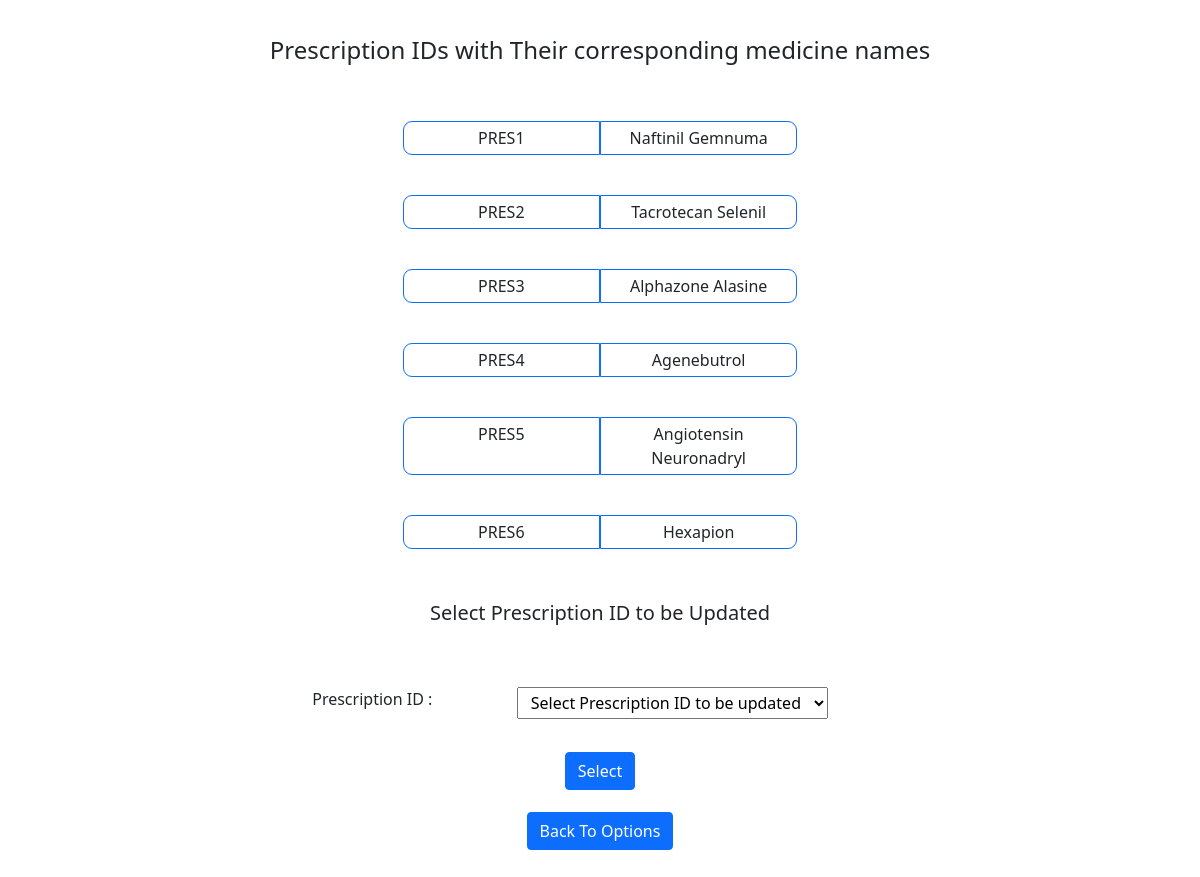
/admin/update-pres.php, run on the app's committed database.
### tables this page shows
CREATE TABLE `prescription` (
  `pres_id` varchar(15) NOT NULL,
  `medicine` varchar(255) NOT NULL,
  `pres_cat` varchar(255) NOT NULL,
  `pres_doc` varchar(15) NOT NULL,
   
  PRIMARY KEY (`pres_id`),
  CONSTRAINT FK_prescription_cat FOREIGN KEY (`pres_cat`) REFERENCES `category`(`cat_type`) ON DELETE CASCADE ON UPDATE CASCADE,
  CONSTRAINT FK_prescription_doc FOREIGN KEY (`pres_doc`) REFERENCES `doctor`(`doc_id`) ON DELETE CASCADE ON UPDATE CASCADE
);

### admin/update-pres.php (the view, shortened to what this page needs)
<!DOCTYPE html>
<html>
    <head>
        <link href="https://cdn.jsdelivr.net/npm/bootstrap@5.0.0-beta1/dist/css/bootstrap.min.css" rel="stylesheet">
        <link rel="stylesheet" href="">
    </head>
    <body class="text-center">
        <h4 class="up-head" style="margin: 3% 0;">Prescription IDs with Their corresponding medicine names</h4>
        <?php
            include('../dbconnection.php');
            $query = "SELECT * FROM `prescription`";
            $run = mysqli_query($conn, $query);
            while($data = mysqli_fetch_assoc($run)) {
                ?>
                <div class="container-fluid p-3 bg-white details-container">
                    <div class="row p-1 justify-content-center row-container">
                        <div class="col-2 p-1 border border-primary"><?php echo $data['pres_id'] ?></div>
                        <div class="col-2 p-1 border border-primary"><?php echo $data['medicine'] ?></div>
                    </div>
                </div>
                <?php
            }
        ?>
        <h5 class="text-center" style="margin-top: 2.7%;">Select Prescription ID to be Updated</h5>
        <div class="container d-flex justify-content-center">
            <div class="row text-center">
                <div class="form">
                    <form class="login-form" method="post" action="update-pres.php">
                        <label class="begin" for="id">Prescription ID :
                            <select style="padding: 3px 9px; margin-left: 60px;" name="preid" id="preid" required>
                                <option value="" disabled selected hidden>Select Prescription ID to be updated</option>
                            </select>
                        </label><br>
                        <button type="submit" class="btn btn-details btn-primary" name="submit" value="Submit"> Select </button><br>
                        <a href="pres-options.php"><button class="btn btn-details btn-primary" type="button">Back To Options</button></a>
                    </form>
                </div>
            </div>
        </div>
    </body>
</html>

### admin/update-pres.php (style rules this page uses)
.row-container div:first-child { border-radius: 9px 0 0 9px; }
.row-container div:last-child { border-radius: 0 9px 9px 0; }
.login-form { width: 600px; padding: 9% 0% 5% 0%; }
.login-form label { width: 90%; display: flex; flex-direction: row; justify-content: space-around; }
.login-form button { margin: 1.5% 0 2.1%; }

### data on the page
prescription: pres_id "PRES1", medicine "Naftinil Gemnuma"
prescription: pres_id "PRES2", medicine "Tacrotecan Selenil"
prescription: pres_id "PRES3", medicine "Alphazone Alasine"
prescription: pres_id "PRES4", medicine "Agenebutrol"
prescription: pres_id "PRES5", medicine "Angiotensin Neuronadryl"
prescription: pres_id "PRES6", medicine "Hexapion"
